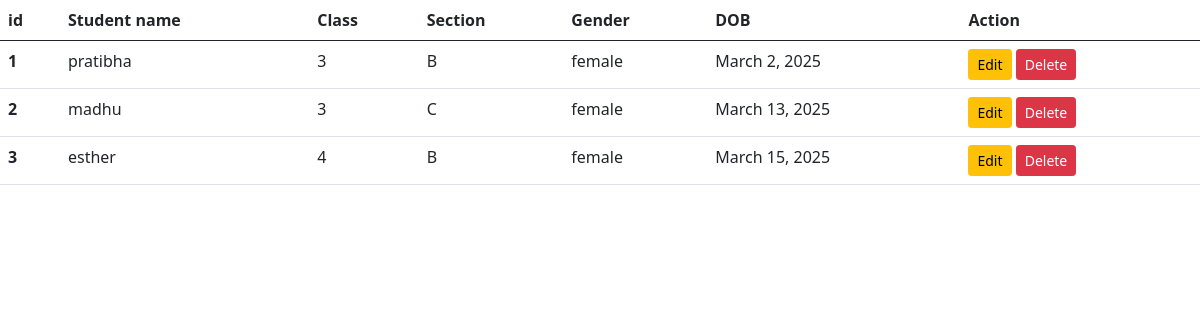
Screenshot of /student/student_list/ with the database file from the repository.
### student/models.py (models this page shows)
class Student(models.Model):
    sname = models.CharField(max_length=100)
    sclass = models.CharField(max_length=10)
    ssection = models.CharField(max_length=10)
    sgender = models.CharField(max_length=10)
    sdob = models.DateField()

### student/views.py (the view)
# urls.py: path('student_list/', student_list, name='student_list'),
def student_list(request):
    Students = Student.objects.all()
    return render(request, 'students/student_list.html', {'Students': Students})

### student/templates/students/student_list.html (shortened to what this page needs)
<!doctype html>
<html lang="en">
  <head>
    <link href="https://cdn.jsdelivr.net/npm/bootstrap@5.0.2/dist/css/bootstrap.min.css" rel="stylesheet">
  </head>
  <body>
    <table class="table">
        <thead>
          <tr>
            <th scope="col">id</th>
            <th scope="col">Student name</th>
            <th scope="col">Class</th>
            <th scope="col">Section</th>
            <th scope="col">Gender</th>
            <th scope="col">DOB</th>
            <th scope="col">Action</th>
          </tr>
        </thead>
        <tbody>
        {% for stu in Students %}
          <tr>
            <th scope="row">{{ stu.id }}</th>
            <td>{{ stu.sname }}</td>
            <td>{{ stu.sclass }}</td>
            <td>{{ stu.ssection }}</td>
            <td>{{ stu.sgender }}</td>
            <td>{{ stu.sdob }}</td>
            <td>
                <a href="{% url 'student_update' stu.id %}" class="btn btn-warning btn-sm">Edit</a>
                <a href="{% url 'student_delete' stu.id %}" class="btn btn-danger btn-sm">Delete</a>
            </td>
          </tr>
          {% endfor %}
        </tbody>
      </table>
  </body>
</html>

### rows the page displays
Student: id "1", sname "pratibha", sclass "3", ssection "B", sgender "female", sdob "March 2, 2025"
Student: id "2", sname "madhu", sclass "3", ssection "C", sgender "female", sdob "March 13, 2025"
Student: id "3", sname "esther", sclass "4", ssection "B", sgender "female", sdob "March 15, 2025"
